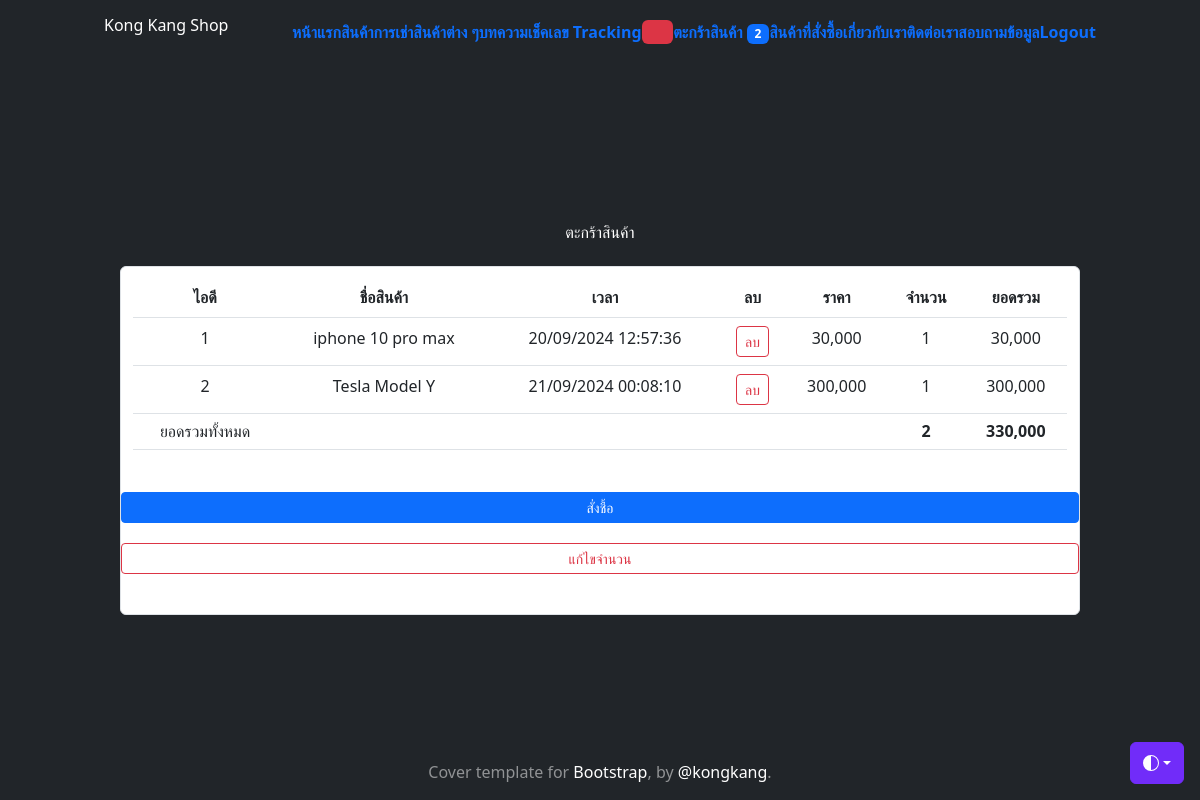
The app's page /cart (signed in) with its own data.
### myapp/models.py (models this page shows, shortened)
class Profile(models.Model):
    user = models.OneToOneField(User, on_delete=models.CASCADE)
    photo = models.ImageField(upload_to='profile_photo', null=True, blank=True)
    usertype = models.CharField(max_length=100, default='member')
    favor = models.CharField(max_length=100, null=True, blank=True)
    fb_account = models.CharField(max_length=100, default='No Facebook')
    address = models.TextField(null=True, blank=True)
    telephone_number = models.CharField(max_length=8, null=True, blank=True)
    cart_quantity = models.IntegerField(default=0, null=True, blank=True)

class Cart(models.Model):
    user = models.ForeignKey(User, on_delete=models.CASCADE)
    product_id = models.CharField(max_length=100, null=True, blank=True)
    product_name = models.CharField(max_length=100, null=True, blank=True)
    price = models.IntegerField(null=True, blank=True)
    quantity = models.IntegerField(null=True, blank=True)
    stamp = models.DateTimeField(auto_now_add=True, null=True, blank=True)
    total = models.IntegerField(null=True, blank=True)

### myapp/views.py (the view, shortened to what this page needs)
# urls.py: path("cart", MyCart, name="my-cart"),
def MyCart(req):
    username = req.user.username
    user = User.objects.get(username=username)
    context = {}
    mycart = Cart.objects.filter(user=user)
    count = sum([c.quantity for c in mycart])
    total = sum([c.total for c in mycart])
    context['mycart'] = mycart
    context['count']  = count
    context['total'] = total
    return render(req, "myapp/my-cart.html", context)

### myapp/templates/myapp/my-cart.html (shortened to what this page needs)
{% extends 'myapp/base.html' %}
{% load static %}
{% load humanize %}
{% block content %}
  <br />
  <div class="text-color-black">
    <h3>ตะกร้าสินค้า</h3>
  </div>
  <br />
  <div class="container position-relative  text-center text-muted bg-body border border-dashed rounded-2">
    <div style="padding: 5px"></div>
    <table class="table">
        <tr>
          <th>ไอดี</th>
          <th>ชื่อสินค้า</th>
          <th>เวลา</th>
          <th>ลบ</th>
          <th>ราคา</th>
          <th>จำนวน</th>
          <th>ยอดรวม</th>
        </tr>
        {% for mc in mycart %}
          <tr>
            <td>{{mc.product_id}}</td>
            <td>{{mc.product_name}}</td>
            <td>{{mc.stamp | date:"d/m/Y H:i:s"}}</td>
            <td>
              <form
                method="POST"
                id="form{{ mc.product_id }}"
                onsubmit="return confirm('Are you sure you want to delete?');"
              >
                <button
                  type="submit"
                  class="btn btn-outline-danger btn-sm"
                >
                  ลบ
                </button>
              </form>
            </td>
            <td>{{mc.price | intcomma}}</td>
            <td>{{mc.quantity}}</td>
            <td>{{mc.total | intcomma}}</td>
          </tr>
        {% endfor %}
        <tr>
          <td><h5>ยอดรวมทั้งหมด</h5></td>
          <td></td>
          <td></td>
          <td></td>
          <td></td>
          <td><h5><b>{{count | intcomma}}</b></h5></td>
          <td><h5><b>{{total | intcomma}}</b></h5></td>
        </tr>
    </table>
    <div style="padding: 5px"></div>
    <div class="row text-left">
      <div style="padding: 8px"></div>
      <a href="{% url 'checkout' %}" class="btn btn-primary btn-sm">สั่งชื้อ</a>
      <div style="padding: 10px"></div>
      <a href="{% url 'my-cart-edit' %}" class="btn btn-outline-danger btn-sm"
        >แก้ไขจำนวน</a
      >
    </div>
    <div style="padding: 20px"></div>
  </div>
{% endblock content %}

### myapp/templates/myapp/base.html (shortened to what this page needs)
<!doctype html>
<html lang="en" class="h-100" data-bs-theme="auto">
  <head><script src="https://getbootstrap.com/docs/5.3/assets/js/color-modes.js"></script>
    <link rel="stylesheet" href="https://cdn.jsdelivr.net/npm/@docsearch/css@3">
<link href="https://getbootstrap.com/docs/5.3/dist/css/bootstrap.min.css" rel="stylesheet">
<link
href="https://cdn.jsdelivr.net/npm/tailwindcss@2.2.19/dist/tailwind.min.css" rel="stylesheet">
    <link href="https://getbootstrap.com/docs/5.3/examples/cover/cover.css" rel="stylesheet">
  </head>
  <body class="d-flex h-100 text-center text-bg-dark">
    <div class="dropdown position-fixed bottom-0 end-0 mb-3 me-3 bd-mode-toggle">
      <button class="btn btn-bd-primary py-2 dropdown-toggle d-flex align-items-center"
              id="bd-theme"
              type="button"
              aria-expanded="false"
              data-bs-toggle="dropdown"
              aria-label="Toggle theme (auto)">
        <svg class="bi my-1 theme-icon-active" width="1em" height="1em"><use href="#circle-half"></use></svg>
      </button>
    </div>
<div class="container d-flex w-100 h-100 p-3 mx-auto flex-column">
  <header class="mb-auto">
    <div>
     <h3 class="float-lg-start mb-0">Kong Kang Shop</h3>
      <nav class="nav nav-masthead justify-content-center float-lg-end">
        {% block menubar %}
            <a class="nav-link fw-bold py-1 px-0" aria-current="page" href="{% url 'shop' %}">หน้าแรก</a>
            <a class="nav-link fw-bold py-1 px-0" href="{% url 'all-product' %}">สินค้า</a>
            {% if user.is_authenticated and user.profile.usertype == 'member' %}
            <a class="nav-link fw-bold py-1 px-0" href="{% url 'all-machine-page' %}">การเช่าสินค้าต่าง ๆ</a>
            {% endif %}
            <a class="nav-link fw-bold py-1 px-0" href="{% url 'post' %}">บทความ</a>
            <a class="nav-link fw-bold py-1 px-0" href="{% url 'tracking' %}">เช็คเลข Tracking</a>
            {% if user.is_authenticated and user.profile.usertype == 'member' %}
              <a class="nav-link fw-bold py-1 px-0" href="{% url 'wishlist-page' %}"><span class="badge bg-danger"><svg xmlns="http://www.w3.org/2000/svg" width="16" height="16" fill="currentColor" class="bi bi-heart" viewBox="0 0 16 16"></svg>
              </svg></span>
              </a>
              <a class="nav-link fw-bold py-1 px-0" href="{% url 'my-cart' %}">ตะกร้าสินค้า <span class="badge bg-primary"><font color="white">{{user.profile.cart_quantity}}</font></span></a>
              <a class="nav-link fw-bold py-1 px-0" href="{% url 'cart-order-product' %}">สินค้าที่สั่งซื้อ</a>
            {% endif %}
            <a class="nav-link fw-bold py-1 px-0" href="{% url 'about-us' %}">เกี่ยวกับเรา</a>
            <a class="nav-link fw-bold py-1 px-0" href="{% url 'contact' %}">ติดต่อเรา</a>
            <a class="nav-link fw-bold py-1 px-0" href="{% url 'ask' %}">สอบถามข้อมูล</a>
            {% if not user.is_authenticated %}
              <a class="nav-link fw-bold py-1 px-0" href="{% url 'login' %}">Login</a>
            {% else %}
              <a class="nav-link fw-bold py-1 px-0" href="{% url 'logout' %}">Logout</a>
            {% endif %}
        {% endblock menubar %}
      </nav>
    </div>
  </header>
  <main class="px-3">
        {% block content %}
        {% endblock content %}
  </main>
  <footer class="mt-auto text-white-50">
    <p>Cover template for <a href="https://getbootstrap.com/" class="text-white">Bootstrap</a>, by <a href="https://twitter.com/mdo" class="text-white">@kongkang</a>.</p>
  </footer>
</div>
    </body>
</html>

### myapp/templates/myapp/base.html (style rules this page uses)
.bi { vertical-align: -.125em; fill: currentColor; }
.btn-bd-primary { --bd-violet-bg: #712cf9; --bd-violet-rgb: 112.520718, 44.062154, 249.437846; --bs-btn-font-weight: 600; --bs-btn-color: var(--bs-white); --bs-btn-bg: var(--bd-violet-bg); --bs-btn-border-color: var(--bd-violet-bg); --bs-btn-hover-color: var(--bs-white); --bs-btn-hover-bg: #6528e0; --bs-btn-hover-border-color: #6528e0; --bs-btn-focus-shadow-rgb: var(--bd-violet-rgb); --bs-btn-active-color: var(--bs-btn-hover-color); --bs-btn-active-bg: #5a23c8; --bs-btn-active-border-color: #5a23c8; }
.bd-mode-toggle { z-index: 1500; }

### records on screen
Cart: product_id "1", product_name "iphone 10 pro max", stamp "20/09/2024 12:57:36", price "30,000", quantity "1", total "30,000"
Cart: product_id "2", product_name "Tesla Model Y", stamp "21/09/2024 00:08:10", price "300,000", quantity "1", total "300,000"

### other values on screen
{{ user.profile.cart_quantity }} "2"
{{ count | intcomma }} "2"
{{ total | intcomma }} "330,000"
